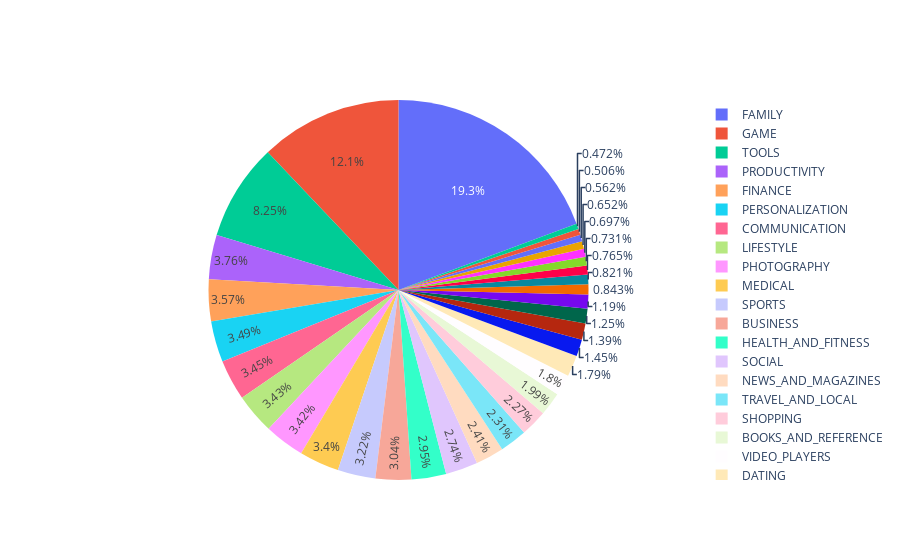

The cell this chart's notebook holds for it:
### Markdown cell above
Based on the pair plots we conclude that free applications get higher ratings.
Still, the overall distributions of ratings for free applications and paid applications respectively are highly similar.
The same can be said for the overall distributions of sizes for free applications and paid applications.
Meanwhile, although free applications have more installations then paid applications, paid applications received more reviews than free applications

### Code cell
#all apps by categories pie chart.

number_of_apps_in_category = googleData['Category'].value_counts().sort_values(ascending=True)
data = [go.Pie(labels = number_of_apps_in_category.index,values = number_of_apps_in_category.values,hoverinfo = 'label+value')]
plotly.offline.iplot(data, filename='active_category')

### Figure 1 — Plotly figure (JSON) as saved in the notebook; plotly's stock layout.template omitted (floating-point values rounded to 4 significant figures)
{"data": [{"hoverinfo": "label+value", "labels": ["BEAUTY", "EVENTS", "PARENTING", "COMICS", "ART_AND_DESIGN", "LIBRARIES_AND_DEMO", "HOUSE_AND_HOME", "AUTO_AND_VEHICLES", "WEATHER", "FOOD_AND_DRINK", "ENTERTAINMENT", "MAPS_AND_NAVIGATION", "EDUCATION", "DATING", "VIDEO_PLAYERS", "BOOKS_AND_REFERENCE", "SHOPPING", "TRAVEL_AND_LOCAL", "NEWS_AND_MAGAZINES", "SOCIAL", "HEALTH_AND_FITNESS", "BUSINESS", "SPORTS", "MEDICAL", "PHOTOGRAPHY", "LIFESTYLE", "COMMUNICATION", "PERSONALIZATION", "FINANCE", "PRODUCTIVITY", "TOOLS", "GAME", "FAMILY"], "type": "pie", "values": [42, 45, 50, 58, 62, 65, 68, 73, 75, 106, 111, 124, 129, 159, 160, 177, 202, 205, 214, 244, 262, 270, 286, 302, 304, 305, 307, 310, 317, 334, 734, 1074, 1718]}], "layout": {}}
